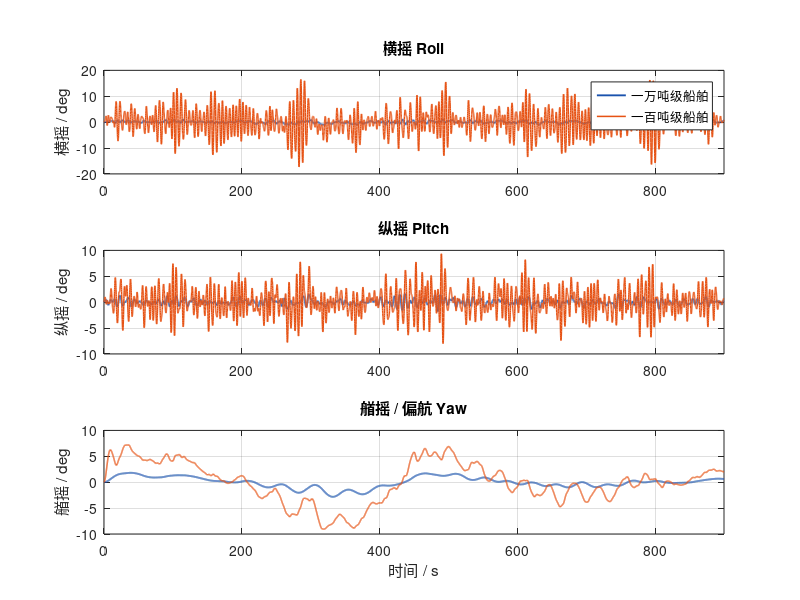

Reproduce this figure in MATLAB. (Note: this script raises an error after producing the figure.)
function results = run_1Mvs1B_SeaState4()
%RUN_1MVS1B_SEASTATE4 Compare 10,000-t and 100-t ship motions in Sea State 4.
%
% Usage:
%   results = run_1Mvs1B_SeaState4();
%
% This is a reduced-order, physically interpretable seakeeping simulation.
% It is intended for engineering comparison and presentation, not for class
% approval or replacement of vessel-specific model tests/CFD/RAO data.
%
% The model contains only ONE public entry function. All helper functions are
% local functions in this file.
%
% Simulated rotational DOFs:
%   1) roll  (横摇)
%   2) pitch (纵摇)
%   3) yaw   (艏摇/偏航)
%
% Environmental model:
%   - Sea State 4 representative combined significant wave height ~1.9 m
%   - JONSWAP oblique wind sea: Hs = 1.7 m, Tp = 7.5 s, heading = +35 deg
%   - long-period swell:       Hs = 0.8 m, Tp = 14.0 s, heading = -20 deg
%   - multi-harmonic low-frequency tide
%   - transient surge packets
%   - second-order wave-drift surrogate from low-pass-filtered eta^2
%
% Vessel model:
%   I*qdd + C*qd + K*q = M_env(t)
% where I is the effective rotational inertia, C is linear damping and K is
% the effective restoring/directional-stability stiffness. Wave forcing is
% generated from finite-hull spatial filtering, so the 120 m vessel does not
% simply follow every short wave component while the 25 m vessel responds
% much more strongly.
%
% Important assumption:
%   Both vessels are treated at zero/very-low forward speed to isolate the
%   hull-size/inertia effect. For a named real vessel, replace the dimensions,
%   GM, damping and RAO/hydrodynamic coefficients with measured/model-test data.
%
% Output:
%   - one figure with roll/pitch/yaw comparison curves
%   - PNG: SeaState4_10000t_vs_100t_3DOF.png
%   - returned struct containing time histories, environment and model data
%
% Reproducible seed: 20260916

clc;
close all;
rng(20260916, 'twister');

%% 1. Global simulation settings
g = 9.81;                    % m/s^2
rho = 1025;                  % kg/m^3, seawater (stored for reference)
dt = 0.10;                   % s
Tsim = 900;                  % s, 15 min
t = 0:dt:Tsim;

% Sea State 4 representative combination.
% Independent wind-sea + swell variances combine approximately by RSS:
% Hs_total ~= sqrt(1.7^2 + 0.8^2) = 1.88 m.
windSea = make_jonswap_component(1.70, 7.50, 3.3, 35.0, ...
    0.025, 0.65, 320, g);
swell = make_jonswap_component(0.80, 14.0, 5.0, -20.0, ...
    0.015, 0.35, 220, g);
sea = combine_components(windSea, swell);

% Realized free-surface elevation at the vessel reference point.
eta = synthesize_scalar(sea.A, sea.omega, sea.phase, t);
HsRealized = 4.0 * std(eta);

%% 2. Representative vessel parameters
large = make_ship('一万吨级船舶', 10000, 120.0, 20.0, 6.5, 0.95, ...
    0.10, 8.2, 0.16, 48.0, 0.28, [0.35 0.22 1.30], g);
small = make_ship('一百吨级船舶',   100,  25.0,  6.0, 1.8, 0.75, ...
    0.08, 3.9, 0.13, 18.0, 0.22, [1.40 0.80 5.00], g);

%% 3. Complex low-frequency tide / surge / second-order drift
envLF = make_low_frequency_environment(t, eta, dt);

%% 4. Build equivalent environmental attitude excitation
qLarge = build_equivalent_excitation(large, sea, t, envLF);
qSmall = build_equivalent_excitation(small, sea, t, envLF);

%% 5. Solve physical 3-DOF reduced-order equations
motionLarge.roll  = simulate_rotational_dof(qLarge.roll,  large.roll,  dt);
motionLarge.pitch = simulate_rotational_dof(qLarge.pitch, large.pitch, dt);
motionLarge.yaw   = simulate_rotational_dof(qLarge.yaw,   large.yaw,   dt);

motionSmall.roll  = simulate_rotational_dof(qSmall.roll,  small.roll,  dt);
motionSmall.pitch = simulate_rotational_dof(qSmall.pitch, small.pitch, dt);
motionSmall.yaw   = simulate_rotational_dof(qSmall.yaw,   small.yaw,   dt);

% Convert radians to degrees for plotting/reporting.
rad2deg_ = 180/pi;
largeDeg.roll  = motionLarge.roll  * rad2deg_;
largeDeg.pitch = motionLarge.pitch * rad2deg_;
largeDeg.yaw   = motionLarge.yaw   * rad2deg_;
smallDeg.roll  = motionSmall.roll  * rad2deg_;
smallDeg.pitch = motionSmall.pitch * rad2deg_;
smallDeg.yaw   = motionSmall.yaw   * rad2deg_;

%% 6. Plot one figure with all three rotational DOFs
fig = figure('Color', 'w', 'Position', [80 60 1320 900]);
largeColor = [0.10 0.32 0.68];
smallColor = [0.90 0.32 0.08];

ax1 = subplot(3,1,1);
plot(t, largeDeg.roll, 'LineWidth', 1.35, 'Color', largeColor); hold on;
plot(t, smallDeg.roll, 'LineWidth', 1.10, 'Color', smallColor);
grid on; box on;
ylabel('横摇 / deg');
title('横摇 Roll');
legend(large.name, small.name, 'Location', 'best');

ax2 = subplot(3,1,2);
plot(t, largeDeg.pitch, 'LineWidth', 1.35, 'Color', largeColor); hold on;
plot(t, smallDeg.pitch, 'LineWidth', 1.10, 'Color', smallColor);
grid on; box on;
ylabel('纵摇 / deg');
title('纵摇 Pitch');

ax3 = subplot(3,1,3);
plot(t, largeDeg.yaw, 'LineWidth', 1.35, 'Color', largeColor); hold on;
plot(t, smallDeg.yaw, 'LineWidth', 1.10, 'Color', smallColor);
grid on; box on;
ylabel('艏摇 / deg');
xlabel('时间 / s');
title('艏摇 / 偏航 Yaw');

linkaxes([ax1 ax2 ax3], 'x');
xlim([0 Tsim]);

sgtitle(sprintf(['四级海况：一万吨级船舶 vs 一百吨级船舶 3-DOF运动对比\n' ...
    '斜向风浪 + 长周期涌浪 + 潮汐低频项 + 瞬态浪涌 + 二阶漂移；实现 H_s = %.2f m'], ...
    HsRealized), 'FontWeight', 'bold');

set(fig, 'PaperPositionMode', 'auto');
print(fig, 'SeaState4_10000t_vs_100t_3DOF.png', '-dpng', '-r220');

%% 7. Summary metrics
fprintf('\n==============================================================\n');
fprintf('Sea State 4 representative simulation\n');
fprintf('Realized combined Hs = %.3f m\n', HsRealized);
fprintf('Wind sea: Hs 1.70 m, Tp 7.50 s, direction +35 deg\n');
fprintf('Swell:    Hs 0.80 m, Tp 14.0 s, direction -20 deg\n');
fprintf('Simulation duration = %.0f s, dt = %.2f s\n', Tsim, dt);
fprintf('--------------------------------------------------------------\n');
print_metric_line('横摇 Roll ', largeDeg.roll,  smallDeg.roll);
print_metric_line('纵摇 Pitch', largeDeg.pitch, smallDeg.pitch);
print_metric_line('艏摇 Yaw  ', largeDeg.yaw,   smallDeg.yaw);
fprintf('--------------------------------------------------------------\n');
fprintf('Large ship roll natural period  = %.2f s\n', large.roll.Tn);
fprintf('Small ship roll natural period  = %.2f s\n', small.roll.Tn);
fprintf('Output figure: SeaState4_10000t_vs_100t_3DOF.png\n');
fprintf('==============================================================\n\n');

%% 8. Return complete result struct
results.meta.description = 'Sea State 4 reduced-order 3-DOF ship motion comparison';
results.meta.seed = 20260916;
results.meta.dt = dt;
results.meta.duration = Tsim;
results.meta.rho = rho;
results.meta.g = g;
results.meta.note = ['Representative engineering simulation, not vessel-specific ' ...
    'certification/model-test data.'];

results.environment.t = t;
results.environment.eta = eta;
results.environment.HsRealized = HsRealized;
results.environment.windSea = windSea;
results.environment.swell = swell;
results.environment.tideIndex = envLF.tide;
results.environment.surgeIndex = envLF.surge;
results.environment.driftIndex = envLF.drift;

results.large.ship = large;
results.large.roll_deg = largeDeg.roll;
results.large.pitch_deg = largeDeg.pitch;
results.large.yaw_deg = largeDeg.yaw;
results.large.excitation = qLarge;

results.small.ship = small;
results.small.roll_deg = smallDeg.roll;
results.small.pitch_deg = smallDeg.pitch;
results.small.yaw_deg = smallDeg.yaw;
results.small.excitation = qSmall;

end

%% ========================================================================
function comp = make_jonswap_component(Hs, Tp, gamma, betaDeg, fmin, fmax, Nf, g)
% Create a JONSWAP spectral component and scale exactly to target variance.

f = linspace(fmin, fmax, Nf);
df = f(2) - f(1);
fp = 1 / Tp;

sigma = 0.07 * ones(size(f));
sigma(f > fp) = 0.09;
r = exp(-0.5 * ((f - fp) ./ (sigma * fp)).^2);

S = (g^2 / (2*pi)^4) .* f.^(-5) .* ...
    exp(-1.25 * (fp ./ f).^4) .* gamma.^r;

m0 = trapz(f, S);
targetM0 = (Hs / 4)^2;
S = S * (targetM0 / m0);

A = sqrt(2 * S * df);
phase = 2*pi*rand(size(f));
omega = 2*pi*f;
k = omega.^2 / g;  % deep-water dispersion

comp.Hs = Hs;
comp.Tp = Tp;
comp.gamma = gamma;
comp.betaDeg = betaDeg;
comp.beta = betaDeg*pi/180;
comp.f = f;
comp.df = df;
comp.S = S;
comp.A = A;
comp.phase = phase;
comp.omega = omega;
comp.k = k;
end

%% ========================================================================
function sea = combine_components(a, b)
% Concatenate statistically independent wind-sea and swell components.

sea.A = [a.A, b.A];
sea.phase = [a.phase, b.phase];
sea.omega = [a.omega, b.omega];
sea.k = [a.k, b.k];
sea.beta = [a.beta*ones(size(a.A)), b.beta*ones(size(b.A))];
sea.f = [a.f, b.f];
end

%% ========================================================================
function ship = make_ship(name, displacement_t, L, B, draft, GM, ...
    zetaRoll, Tpitch, zetaPitch, Tyaw, zetaYaw, lfAmpDeg, g)
% Create representative ship inertial/restoring/damping parameters.
%
% displacement_t : metric tonnes
% L, B, draft    : m
% GM             : transverse metacentric height, m
% lfAmpDeg       : [roll pitch yaw] low-frequency equivalent-angle scales

m = displacement_t * 1000;

% Effective rotational inertias including simple added-inertia multipliers.
Iroll  = 1.15 * m * (B^2 + (2*draft)^2) / 12;
Ipitch = 1.10 * m * (L^2 + (2*draft)^2) / 12;
Iyaw   = 1.08 * m * (L^2 + B^2) / 12;

% Roll natural period from radius of gyration and GM.
kx = 0.38 * B;
Troll = 2*pi*kx / sqrt(g*GM);

roll  = make_dof(Iroll,  Troll,  zetaRoll);
pitch = make_dof(Ipitch, Tpitch, zetaPitch);
yaw   = make_dof(Iyaw,   Tyaw,   zetaYaw);

ship.name = name;
ship.displacement_t = displacement_t;
ship.mass_kg = m;
ship.L = L;
ship.B = B;
ship.draft = draft;
ship.GM = GM;
ship.roll = roll;
ship.pitch = pitch;
ship.yaw = yaw;
ship.lowFrequencyAmplitudeDeg = lfAmpDeg;
end

%% ========================================================================
function dof = make_dof(I, Tn, zeta)
% Convert natural period + damping ratio into linear physical coefficients.

wn = 2*pi / Tn;
K = I * wn^2;
C = 2*zeta*I*wn;

dof.I = I;
dof.Tn = Tn;
dof.wn = wn;
dof.zeta = zeta;
dof.K = K;
dof.C = C;
end

%% ========================================================================
function env = make_low_frequency_environment(t, eta, dt)
% Complex low-frequency environment:
%   tide  : several long periods to avoid a single artificial sine wave
%   surge : transient wave packets / long-period surge groups
%   drift : low-pass-filtered eta^2 as a second-order wave-drift surrogate

% Multi-harmonic tide/current-direction variation.
tide = sin(2*pi*t/420 + 0.30) + ...
       0.55*sin(2*pi*t/690 + 1.10) + ...
       0.35*sin(2*pi*t/250 + 2.00);
tide = normalize_std(tide);

% Two transient surge groups plus a weak persistent long-period component.
env1 = exp(-0.5*((t - 300)/70).^2);
env2 = exp(-0.5*((t - 650)/95).^2);
surge = 0.80*env1.*sin(2*pi*t/48 + 0.80) + ...
        0.65*env2.*sin(2*pi*t/36 + 2.20) + ...
        0.20*sin(2*pi*t/95 + 0.50);
surge = normalize_std(surge);

% Second-order drift surrogate: remove DC from eta^2 and retain LF content.
rawDrift = eta.^2 - mean(eta.^2);
tau = 22.0;                         % s low-pass time constant
alpha = dt / (tau + dt);
drift = zeros(size(rawDrift));
for k = 2:numel(rawDrift)
    drift(k) = drift(k-1) + alpha*(rawDrift(k) - drift(k-1));
end
drift = normalize_std(drift);

env.tide = tide;
env.surge = surge;
env.drift = drift;
end

%% ========================================================================
function q = build_equivalent_excitation(ship, sea, t, envLF)
% Convert the directional irregular wave field into equivalent angular
% excitation. Finite-hull sinc filtering is used to represent spatial wave
% averaging over hull length/beam.

beta = sea.beta;
k = sea.k;
A = sea.A;

% Spatial averaging factors. custom_sinc(x) = sin(x)/x.
FL = custom_sinc(0.5 .* k .* ship.L .* cos(beta));
FB = custom_sinc(0.5 .* k .* ship.B .* sin(beta));

% Wave-slope based equivalent equilibrium angles (radians).
rollAmp  = A .* k .* sin(beta) .* FB;
pitchAmp = A .* k .* cos(beta) .* FL;

% Yaw has no ordinary hydrostatic restoring stiffness. Here the yaw input is
% a reduced-order oblique-wave differential-moment proxy; the ship.yaw.K
% coefficient is therefore an EFFECTIVE directional-stability stiffness.
yawAmp = 0.30 .* A .* k .* sin(2*beta) .* FL .* FB;

qWaveRoll  = synthesize_scalar(rollAmp,  sea.omega, sea.phase, t);
qWavePitch = synthesize_scalar(pitchAmp, sea.omega, sea.phase, t);
qWaveYaw   = synthesize_scalar_sine(yawAmp, sea.omega, sea.phase, t);

% Vessel-size-dependent low-frequency equivalent moment amplitudes.
lf = ship.lowFrequencyAmplitudeDeg * pi/180;

q.roll = qWaveRoll + lf(1) .* ...
    (0.35*envLF.tide + 0.55*envLF.surge + 0.10*envLF.drift);
q.pitch = qWavePitch + lf(2) .* ...
    (0.10*envLF.tide + 0.75*envLF.surge + 0.15*envLF.drift);
q.yaw = qWaveYaw + lf(3) .* ...
    (0.65*envLF.tide + 0.15*envLF.surge + 0.20*envLF.drift);
end

%% ========================================================================
function x = simulate_rotational_dof(qEq, dof, dt)
% Solve I*xdd + C*xd + K*x = K*qEq(t)
% using exact zero-order-hold discretization of the linear state equation.

I = dof.I;
C = dof.C;
K = dof.K;

Ac = [0, 1; -K/I, -C/I];
Bc = [0; 1/I];
Ad = expm(Ac*dt);
Bd = Ac \ ((Ad - eye(2))*Bc);

moment = K .* qEq;
state = zeros(2, numel(qEq));
for k = 1:(numel(qEq)-1)
    state(:,k+1) = Ad*state(:,k) + Bd*moment(k);
end

x = state(1,:);
end

%% ========================================================================
function y = synthesize_scalar(amplitude, omega, phase, t)
% Spectral synthesis using cosine components.

arg = omega(:)*t + phase(:);
y = sum(amplitude(:) .* cos(arg), 1);
end

%% ========================================================================
function y = synthesize_scalar_sine(amplitude, omega, phase, t)
% Spectral synthesis using sine components (quadrature for yaw proxy).

arg = omega(:)*t + phase(:);
y = sum(amplitude(:) .* sin(arg), 1);
end

%% ========================================================================
function y = custom_sinc(x)
% Toolbox-free sin(x)/x.

y = ones(size(x));
idx = abs(x) > 1e-12;
y(idx) = sin(x(idx)) ./ x(idx);
end

%% ========================================================================
function y = normalize_std(x)
% Zero-mean, unit-standard-deviation normalization.

y = x - mean(x);
s = std(y);
if s > eps
    y = y / s;
end
end

%% ========================================================================
function print_metric_line(labelText, largeDeg, smallDeg)
% Print RMS and absolute peak values for rapid engineering comparison.

rmsLarge = sqrt(mean(largeDeg.^2));
rmsSmall = sqrt(mean(smallDeg.^2));
peakLarge = max(abs(largeDeg));
peakSmall = max(abs(smallDeg));

fprintf('%s | RMS: large %6.3f deg, small %6.3f deg | ', ...
    labelText, rmsLarge, rmsSmall);
fprintf('peak: large %6.3f deg, small %6.3f deg\n', peakLarge, peakSmall);
end
